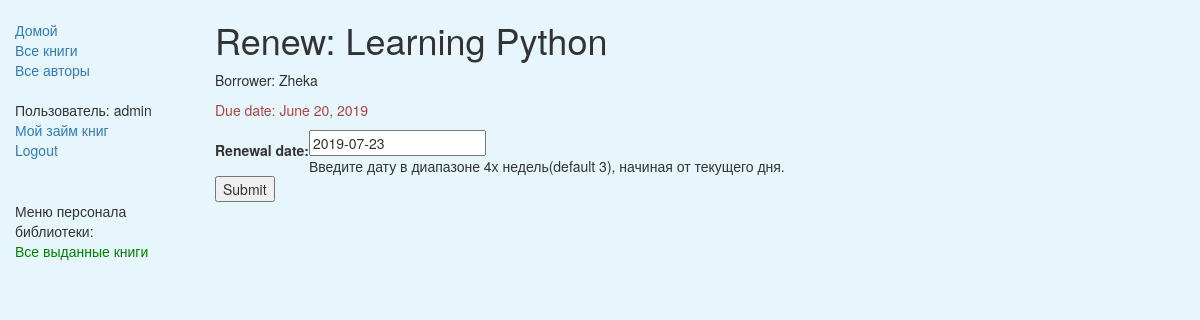
The page /catalog/book/c8d098df-b679-4a99-af75-4c5a681eef4d/renew/ (signed in) on the database its author committed.
### catalog/models.py (models this page shows, shortened)
class BookInstance(models.Model):
    id = models.UUIDField(primary_key=True, default=uuid.uuid4, help_text="Unique ID for this particular book across whole library")
    book = models.ForeignKey('Book', on_delete=models.SET_NULL, null=True)
    imprint = models.CharField(max_length=200)
    due_back = models.DateField(null=True, blank=True)
    LOAN_STATUS = (
        ('m', 'Maintenance'),
        ('o', 'On loan'),
        ('a', 'Available'),
        ('r', 'Reserved'),
    )
    status = models.CharField(max_length=1, choices=LOAN_STATUS, blank=True, default='m', help_text='Book availability')
    borrower = models.ForeignKey(User, on_delete=models.SET_NULL, null=True, blank=True)
    @property
    def is_overdue(self):
        if self.due_back and date.today() > self.due_back:
            return True
        return False
    class Meta:
        ordering = ["due_back"]
        permissions = (
            ("can_mark_returned", "Set book as returned"),
            ("can_see_borrowed", "See all borrowers"),
        )

class Book(models.Model):
    title = models.CharField(max_length=200)
    author = models.ForeignKey('Author', on_delete=models.SET_NULL, null=True)
    summary = models.TextField(max_length=1000, help_text="Enter a brief description of the book")
    isbn = models.CharField('ISBN',max_length=13, help_text='13 Character <a href="https://www.isbn-international.org/content/what-isbn">ISBN number</a>')
    genre = models.ManyToManyField(Genre, help_text="Select a genre for this book")
    class Meta:
        ordering = ['-id']
    def display_genre(self):
        """
        Creates a string for the Genre. This is required to display genre in Admin.
        """
        return ', '.join([ genre.name for genre in self.genre.all()[:3] ])
    display_genre.short_description = 'Genre'

### catalog/views.py (the view)
# urls.py: url(r'^book/(?P<pk>[-\w]+)/renew/$', views.renew_book_librarian, name='renew-book-librarian'),
@permission_required('catalog.can_see_borrowed')
def renew_book_librarian(request, pk):
    book_inst=get_object_or_404(BookInstance, pk = pk)
    if request.method == 'POST':
        form = RenewBookForm(request.POST)
        if form.is_valid():
            book_inst.due_back = form.cleaned_data['renewal_date']
            book_inst.save()
            return HttpResponseRedirect(reverse('all-borrowers') )
    else:
        proposed_renewal_date = datetime.date.today() + datetime.timedelta(weeks=3)
        form = RenewBookForm(initial={'renewal_date': proposed_renewal_date,})
    return render(request, 'catalog/book_renew_librarian.html', {'form': form, 'bookinst':book_inst})

### catalog/forms.py (shortened to what this page needs)
class RenewBookForm(forms.Form):
    renewal_date = forms.DateField(help_text="Введите дату в диапазоне 4х недель(default 3), начиная от текущего дня.")

### catalog/templates/catalog/book_renew_librarian.html (shortened to what this page needs)
{% extends "catalog/base_generic.html" %}
{% block content %}
    <h1>Renew: {{bookinst.book.title}}</h1>
    <p>Borrower: {{bookinst.borrower}}</p>
    <p{% if bookinst.is_overdue %} class="text-danger"{% endif %}>Due date: {{bookinst.due_back}}</p>
    <form action="" method="post">
        <table>
        {{ form }}
        </table>
        <input type="submit" value="Submit" />
    </form>
{% endblock %}

### catalog/templates/catalog/base_generic.html (shortened to what this page needs)
<!DOCTYPE html>
<html lang="en">
<head>
  <link rel="stylesheet" href="https://maxcdn.bootstrapcdn.com/bootstrap/3.3.7/css/bootstrap.min.css">
  {% load static %}
  <link rel="stylesheet" href="{% static 'css/styles.css' %}">
</head>
<body>
  <div class="container-fluid">
    <div class="row">
      <div class="col-sm-2">
      {% block sidebar %}
      <ul class="sidebar-nav">
          <li><a href="{% url 'index' %}">Домой</a></li>
          <li><a href="{% url 'books' %}">Все книги</a></li>
          <li><a href="{% url 'authors' %}">Все авторы</a></li>
          <br>
          {% if user.is_authenticated %}
              <li>Пользователь: {{ user.get_username }}</li>
              <li><a href="{% url 'my-borrowed' %}">Мой займ книг</a></li>
              <li><a href="{% url 'logout'%}?next={{request.path}}">Logout</a></li>
          {% else %}
              <li><a href="{% url 'login'%}?next={{request.path}}">Login</a></li>
          {% endif %}
          {% if perms.catalog.can_see_borrowed %}
            <hr>
            <li>Меню персонала библиотеки:</li>
            <div class="adm">
              <li><a href="{% url 'all-borrowers' %}">Все выданные книги</a></li>
            </div>
          {% endif %}
      </ul>
     {% endblock %}
      </div>
      <div class="col-sm-10 ">
      {% block content %}{% endblock %}
      </div>
    </div>
  </div>
</body>
</html>

### catalog/static/css/styles.css (style rules this page uses)
body { background-color: rgba(228, 246, 252, 0.897); }
.sidebar-nav { margin-top: 20px; padding: 0; list-style: none; }
.adm, .adm > a, .adm > p, .adm > li > a { color: green; }

### rows shown on the page
BookInstance: book "Learning Python", borrower "Zheka", due_back "June 20, 2019"

### other values the page prints
{{ user.get_username }} "admin"
